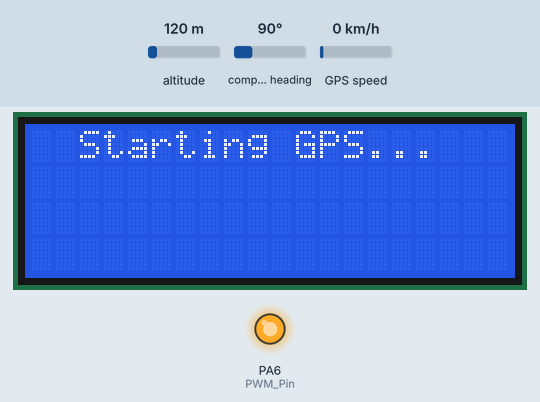
A program run on a simulated STM32 Blue Pill. Parts: 20×4 character LCD, output pins drawn as LEDs (lit = HIGH). Inputs (shaded band) come from the test bench; at power-on: altitude 120 m, compass heading 90°, GPS speed 0 km/h. The local clock reads 2024-03-15 10:24:30 at power-on unless the program sets it; the GPS gets a fix after 3 s at 37.7749, -122.4194 with 8 satellites.

Above: at 0.1 s.
At 1.7 s:
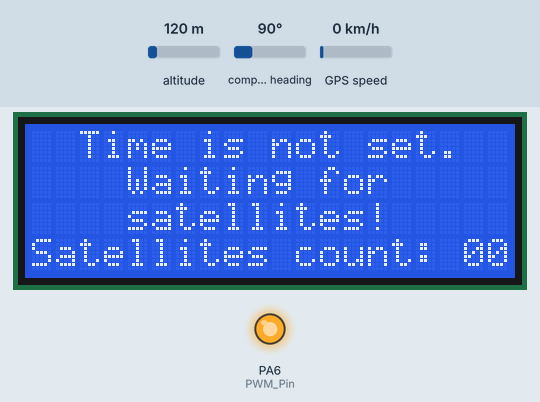
At 4.2 s:
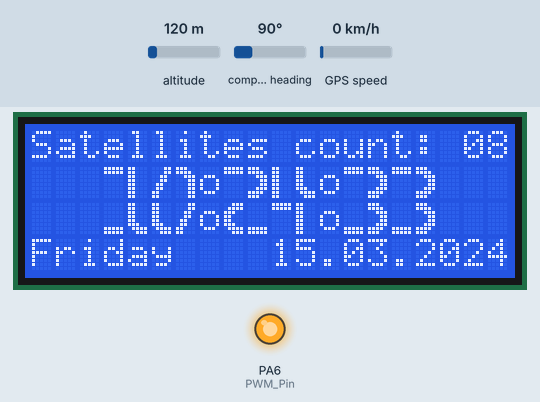
At 13.1 s:
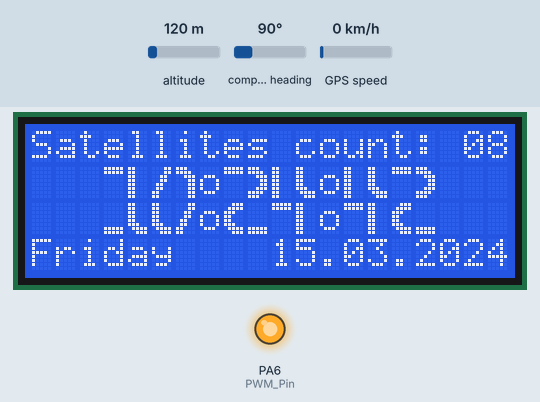
At 21.77 s:
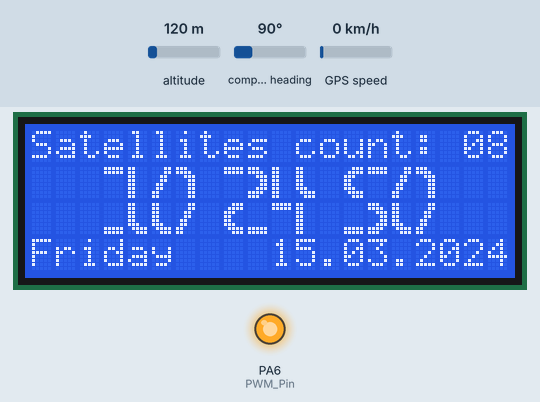
At 39.1 s:
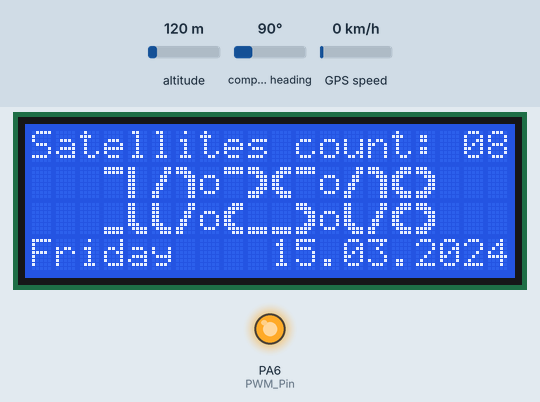

Measured:
- what the display in image 2 shows lasts 0.5 s, from 4.1 s to 4.6 s

The program:

main.cpp
```cpp
#include <Arduino.h>
#include <BigNums2x2.h>
#include <LiquidCrystal.h>
#include <STM32RTC.h>
#include <TimeLib.h>
#include <Timezone.h>
#include <TinyGPS++.h>

#define PWM_Pin PA6
#define LCD_RS  PA0
#define LCD_EN  PA1
#define LCD_D4  PA2
#define LCD_D5  PA3
#define LCD_D6  PA4
#define LCD_D7  PA5

TimeChangeRule uaDST = {"EEST", Last, Sun, Mar, 3, 180}; // EEST = UTC+3 = 180 minutes
TimeChangeRule uaSTD = {"EET", Last, Sun, Oct, 4, 120}; // EET = UTC+2 = 120 minutes

Timezone uaZone(uaDST, uaSTD);
LiquidCrystal lcd(LCD_RS, LCD_EN, LCD_D4, LCD_D5, LCD_D6, LCD_D7);
BigNums2x2 screen(NASA);
HardwareSerial SerialGPS(USART1);
TinyGPSPlus gps;
STM32RTC& rtc = STM32RTC::getInstance();

time_t utc_time, local_time;
tmElements_t tm;

const char days_of_the_week[7][12] = {"Sunday", "Monday", "Tuesday", "Wednesday", "Thursday", "Friday", "Saturday"};

const char time_div[3] = "o ";
uint32_t last_update = 0;
const uint32_t update_interval = 500;

// ============ User Settings =============
const uint8_t dim_start_hour = 22; // The hour when the nighttime begins (backlights dimms)
const uint8_t dim_end_hour = 6; // The hour when the nighttime ends  (backlights brighten)
const uint8_t day_dim = 255; // Daytime backlight brightness   (0 - minimum, 255 - maximum)
const uint8_t night_dim = 20; // Nighttime backlight brightness (0 - minimum, 255 - maximum)
const uint8_t min_sats_to_calibrate_time = 6; // Minimum number of satellites for time calibration
// ========================================

void print_div(uint8_t n) {
    for (uint8_t y = 1; y <= 2; y++) {
        for (uint8_t x = 7; x <= 12; x += 5) {
            lcd.setCursor(x, y);
            lcd.print(time_div[n]);
        }
    }
}

void check_dim() {
    if (hour(local_time) <= dim_end_hour || hour(local_time) >= dim_start_hour) {
        analogWrite(PWM_Pin, night_dim);
    } else {
        analogWrite(PWM_Pin, day_dim);
    }
}

void correct_time() {
    if (gps.time.isValid() && gps.time.isUpdated() && gps.date.isValid() && gps.date.isUpdated() &&
        gps.satellites.value() > min_sats_to_calibrate_time && abs(gps.time.second() - rtc.getSeconds()) > 5) {
        rtc.setTime(gps.time.hour(), gps.time.minute(), gps.time.second());
        rtc.setDate(gps.date.day(), gps.date.month(), gps.date.year() - 2000);
    }
}

void update_local_time() {
    tm.Second = rtc.getSeconds();
    tm.Minute = rtc.getMinutes();
    tm.Hour = rtc.getHours();
    tm.Day = rtc.getDay();
    tm.Month = rtc.getMonth();
    tm.Year = rtc.getYear() + 30;
    utc_time = makeTime(tm);
    local_time = uaZone.toLocal(utc_time);
}

void draw_time() {
    screen.print(hour(local_time) % 10, 1, 5, 0);
    screen.print(hour(local_time) / 10 % 10, 1, 3, 0);

    screen.print(minute(local_time) % 10, 1, 10, 0);
    screen.print(minute(local_time) / 10 % 10, 1, 8, 0);

    screen.print(second(local_time) % 10, 1, 15, 0);
    screen.print(second(local_time) / 10 % 10, 1, 13, 0);
}

void draw_date() {
    lcd.setCursor(0, 3);
    char date_buf[21];
    snprintf(
        date_buf,
        sizeof(date_buf),
        "%-10s%02d.%02d.%4d",
        days_of_the_week[weekday(local_time) -1],
        day(local_time),
        month(local_time),
        year(local_time)
    );
    lcd.print(date_buf);
}

void draw_sats_count() {
    lcd.setCursor(0, 0);
    char sat_buf[25];
    snprintf(sat_buf, sizeof(sat_buf), "Satellites count: %02d", gps.satellites.value());
    lcd.print(sat_buf);
}

void setup() {
    pinMode(PWM_Pin, OUTPUT);
    analogWrite(PWM_Pin, day_dim);
    lcd.begin(20, 4);
    lcd.print("  Starting GPS...   ");
    SerialGPS.begin(9600);
    delay(1000);
    lcd.clear();
    lcd.print("  Checking RTC...   ");
    rtc.setClockSource(STM32RTC::LSE_CLOCK);
    rtc.begin();
    if (!rtc.isTimeSet() || rtc.getYear() < 25) {
        lcd.clear();
        lcd.print("  Time is not set.  ");
        lcd.setCursor(0, 1);
        lcd.print("    Waiting for    ");
        lcd.setCursor(0, 2);
        lcd.print("    satellites!    ");
        delay(500);
        while (!gps.time.isUpdated() || !gps.date.isValid() || gps.satellites.value() < min_sats_to_calibrate_time) {
            while (SerialGPS.available()) {
                gps.encode(SerialGPS.read());
            }
            lcd.setCursor(0, 3);
            char buf3[25];
            snprintf(buf3, sizeof(buf3), "Satellites count: %02d", gps.satellites.value());
            lcd.print(buf3);
        }
        delay(500);
        rtc.setTime(gps.time.hour(), gps.time.minute(), gps.time.second());
        rtc.setDate(gps.date.day(), gps.date.month(), gps.date.year() - 2000);
    }
    lcd.clear();
}

void loop() {
    while (SerialGPS.available()) {
        gps.encode(SerialGPS.read());
    }

    if (rtc.getSeconds() != second(local_time)) {
        update_local_time();
        print_div(0);
        draw_time();
        draw_date();
        draw_sats_count();
        last_update = millis();
    }

    if (millis() - last_update > update_interval) {
        print_div(1);
    }

    check_dim();
    correct_time();
}
```
